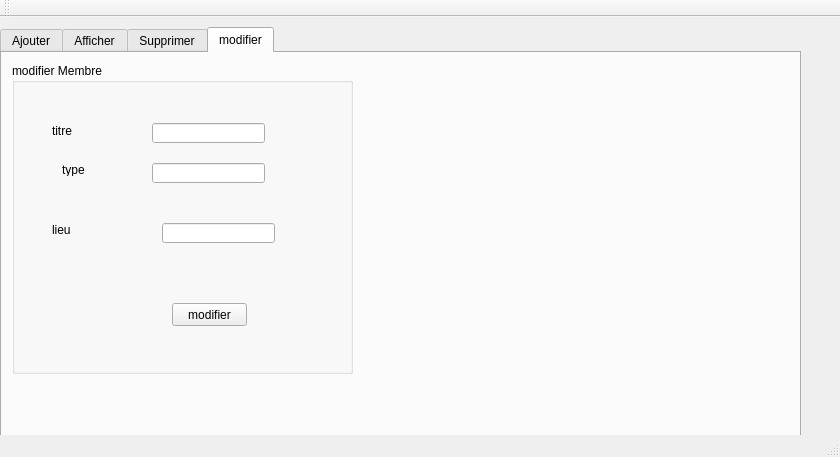
<?xml version="1.0" encoding="UTF-8"?>
<ui version="4.0">
 <class>MainWindow</class>
 <widget class="QMainWindow" name="MainWindow">
  <property name="geometry">
   <rect>
    <x>0</x>
    <y>0</y>
    <width>840</width>
    <height>457</height>
   </rect>
  </property>
  <property name="windowTitle">
   <string>Gestion des étudiants</string>
  </property>
  <widget class="QWidget" name="centralWidget">
   <widget class="QTabWidget" name="tabWidget">
    <property name="geometry">
     <rect>
      <x>0</x>
      <y>10</y>
      <width>801</width>
      <height>411</height>
     </rect>
    </property>
    <property name="currentIndex">
     <number>3</number>
    </property>
    <widget class="QWidget" name="tab">
     <attribute name="title">
      <string>Ajouter</string>
     </attribute>
     <widget class="QLabel" name="label">
      <property name="geometry">
       <rect>
        <x>20</x>
        <y>50</y>
        <width>61</width>
        <height>16</height>
       </rect>
      </property>
      <property name="text">
       <string>titre</string>
      </property>
     </widget>
     <widget class="QLabel" name="label_2">
      <property name="geometry">
       <rect>
        <x>30</x>
        <y>90</y>
        <width>47</width>
        <height>13</height>
       </rect>
      </property>
      <property name="text">
       <string>type</string>
      </property>
     </widget>
     <widget class="QLabel" name="label_3">
      <property name="geometry">
       <rect>
        <x>20</x>
        <y>140</y>
        <width>47</width>
        <height>13</height>
       </rect>
      </property>
      <property name="text">
       <string>lieu</string>
      </property>
     </widget>
     <widget class="QLineEdit" name="lineEdit_titre">
      <property name="geometry">
       <rect>
        <x>160</x>
        <y>50</y>
        <width>113</width>
        <height>20</height>
       </rect>
      </property>
     </widget>
     <widget class="QLineEdit" name="lineEdit_type">
      <property name="geometry">
       <rect>
        <x>160</x>
        <y>90</y>
        <width>113</width>
        <height>20</height>
       </rect>
      </property>
     </widget>
     <widget class="QLineEdit" name="lineEdit_lieu">
      <property name="geometry">
       <rect>
        <x>160</x>
        <y>130</y>
        <width>113</width>
        <height>20</height>
       </rect>
      </property>
     </widget>
     <widget class="QPushButton" name="pb_ajouter">
      <property name="geometry">
       <rect>
        <x>230</x>
        <y>280</y>
        <width>75</width>
        <height>23</height>
       </rect>
      </property>
      <property name="text">
       <string>Ajouter</string>
      </property>
     </widget>
     <widget class="Line" name="line">
      <property name="geometry">
       <rect>
        <x>360</x>
        <y>0</y>
        <width>20</width>
        <height>321</height>
       </rect>
      </property>
      <property name="orientation">
       <enum>Qt::Vertical</enum>
      </property>
     </widget>
     <widget class="QGroupBox" name="evenement">
      <property name="geometry">
       <rect>
        <x>0</x>
        <y>10</y>
        <width>341</width>
        <height>311</height>
       </rect>
      </property>
      <property name="title">
       <string>Ajouter Membre</string>
      </property>
     </widget>
     <widget class="QGroupBox" name="participant">
      <property name="geometry">
       <rect>
        <x>400</x>
        <y>10</y>
        <width>361</width>
        <height>311</height>
       </rect>
      </property>
      <property name="title">
       <string>Ajouter Fonction</string>
      </property>
      <widget class="QLineEdit" name="lineEdit_nom">
       <property name="geometry">
        <rect>
         <x>210</x>
         <y>40</y>
         <width>113</width>
         <height>22</height>
        </rect>
       </property>
      </widget>
      <widget class="QLineEdit" name="lineEdit_prenom">
       <property name="geometry">
        <rect>
         <x>210</x>
         <y>80</y>
         <width>113</width>
         <height>22</height>
        </rect>
       </property>
      </widget>
      <widget class="QLineEdit" name="lineEdit_adresse">
       <property name="geometry">
        <rect>
         <x>210</x>
         <y>120</y>
         <width>113</width>
         <height>22</height>
        </rect>
       </property>
      </widget>
      <widget class="QLabel" name="label_7">
       <property name="geometry">
        <rect>
         <x>50</x>
         <y>40</y>
         <width>71</width>
         <height>16</height>
        </rect>
       </property>
       <property name="text">
        <string>nom</string>
       </property>
      </widget>
      <widget class="QLabel" name="label_8">
       <property name="geometry">
        <rect>
         <x>50</x>
         <y>80</y>
         <width>56</width>
         <height>16</height>
        </rect>
       </property>
       <property name="text">
        <string>prenom</string>
       </property>
      </widget>
      <widget class="QLabel" name="label_9">
       <property name="geometry">
        <rect>
         <x>50</x>
         <y>120</y>
         <width>81</width>
         <height>20</height>
        </rect>
       </property>
       <property name="text">
        <string>adresse</string>
       </property>
      </widget>
      <widget class="QPushButton" name="pb_ajouter_2">
       <property name="geometry">
        <rect>
         <x>110</x>
         <y>230</y>
         <width>75</width>
         <height>23</height>
        </rect>
       </property>
       <property name="text">
        <string>Ajouter</string>
       </property>
      </widget>
     </widget>
     <widget class="QToolButton" name="toolButton">
      <property name="geometry">
       <rect>
        <x>770</x>
        <y>0</y>
        <width>27</width>
        <height>22</height>
       </rect>
      </property>
      <property name="text">
       <string>...</string>
      </property>
     </widget>
     <zorder>evenement</zorder>
     <zorder>label</zorder>
     <zorder>label_2</zorder>
     <zorder>label_3</zorder>
     <zorder>lineEdit_titre</zorder>
     <zorder>lineEdit_type</zorder>
     <zorder>lineEdit_lieu</zorder>
     <zorder>pb_ajouter</zorder>
     <zorder>line</zorder>
     <zorder>participant</zorder>
     <zorder>toolButton</zorder>
    </widget>
    <widget class="QWidget" name="tab_2">
     <attribute name="title">
      <string>Afficher</string>
     </attribute>
     <widget class="QTableView" name="tabetudiant">
      <property name="geometry">
       <rect>
        <x>20</x>
        <y>50</y>
        <width>311</width>
        <height>261</height>
       </rect>
      </property>
     </widget>
     <widget class="QTableView" name="tabparticipant">
      <property name="geometry">
       <rect>
        <x>450</x>
        <y>30</y>
        <width>301</width>
        <height>281</height>
       </rect>
      </property>
     </widget>
     <widget class="QGroupBox" name="groupBox_3">
      <property name="geometry">
       <rect>
        <x>10</x>
        <y>10</y>
        <width>341</width>
        <height>311</height>
       </rect>
      </property>
      <property name="title">
       <string>Afficher Membre</string>
      </property>
     </widget>
     <widget class="QGroupBox" name="groupBox_4">
      <property name="geometry">
       <rect>
        <x>430</x>
        <y>10</y>
        <width>341</width>
        <height>311</height>
       </rect>
      </property>
      <property name="title">
       <string>Afficher Fonction</string>
      </property>
     </widget>
     <widget class="Line" name="line_2">
      <property name="geometry">
       <rect>
        <x>373</x>
        <y>0</y>
        <width>20</width>
        <height>321</height>
       </rect>
      </property>
      <property name="orientation">
       <enum>Qt::Vertical</enum>
      </property>
     </widget>
     <widget class="QPushButton" name="pb_rechercher">
      <property name="geometry">
       <rect>
        <x>110</x>
        <y>340</y>
        <width>75</width>
        <height>23</height>
       </rect>
      </property>
      <property name="text">
       <string>rechercher</string>
      </property>
     </widget>
     <widget class="QLineEdit" name="lineEditrech">
      <property name="geometry">
       <rect>
        <x>210</x>
        <y>340</y>
        <width>113</width>
        <height>20</height>
       </rect>
      </property>
     </widget>
     <widget class="QPushButton" name="pb_tri">
      <property name="geometry">
       <rect>
        <x>20</x>
        <y>340</y>
        <width>75</width>
        <height>23</height>
       </rect>
      </property>
      <property name="text">
       <string>tri</string>
      </property>
     </widget>
     <zorder>groupBox_4</zorder>
     <zorder>groupBox_3</zorder>
     <zorder>tabetudiant</zorder>
     <zorder>tabparticipant</zorder>
     <zorder>line_2</zorder>
     <zorder>pb_rechercher</zorder>
     <zorder>lineEditrech</zorder>
     <zorder>pb_tri</zorder>
    </widget>
    <widget class="QWidget" name="tab_3">
     <attribute name="title">
      <string>Supprimer</string>
     </attribute>
     <widget class="QGroupBox" name="groupBox_5">
      <property name="geometry">
       <rect>
        <x>0</x>
        <y>10</y>
        <width>391</width>
        <height>301</height>
       </rect>
      </property>
      <property name="title">
       <string>Voulez-vous supprimer un membre et sa fonction ?</string>
      </property>
      <widget class="QLineEdit" name="lineEdit_id_2">
       <property name="geometry">
        <rect>
         <x>200</x>
         <y>70</y>
         <width>113</width>
         <height>20</height>
        </rect>
       </property>
      </widget>
      <widget class="QLabel" name="label_4">
       <property name="geometry">
        <rect>
         <x>90</x>
         <y>70</y>
         <width>61</width>
         <height>16</height>
        </rect>
       </property>
       <property name="text">
        <string>Identifiant</string>
       </property>
      </widget>
      <widget class="QPushButton" name="pb_supprimer">
       <property name="geometry">
        <rect>
         <x>290</x>
         <y>130</y>
         <width>75</width>
         <height>23</height>
        </rect>
       </property>
       <property name="text">
        <string>Supprimer</string>
       </property>
      </widget>
     </widget>
    </widget>
    <widget class="QWidget" name="tab_4">
     <attribute name="title">
      <string>modifier</string>
     </attribute>
     <widget class="QGroupBox" name="evenement_2">
      <property name="geometry">
       <rect>
        <x>10</x>
        <y>10</y>
        <width>341</width>
        <height>311</height>
       </rect>
      </property>
      <property name="title">
       <string>modifier Membre</string>
      </property>
      <widget class="QLabel" name="label_5">
       <property name="geometry">
        <rect>
         <x>40</x>
         <y>60</y>
         <width>61</width>
         <height>16</height>
        </rect>
       </property>
       <property name="text">
        <string>titre</string>
       </property>
      </widget>
      <widget class="QLabel" name="label_6">
       <property name="geometry">
        <rect>
         <x>50</x>
         <y>100</y>
         <width>47</width>
         <height>13</height>
        </rect>
       </property>
       <property name="text">
        <string>type</string>
       </property>
      </widget>
      <widget class="QLabel" name="label_10">
       <property name="geometry">
        <rect>
         <x>40</x>
         <y>160</y>
         <width>47</width>
         <height>13</height>
        </rect>
       </property>
       <property name="text">
        <string>lieu</string>
       </property>
      </widget>
      <widget class="QLineEdit" name="lineEdit_titre_2">
       <property name="geometry">
        <rect>
         <x>140</x>
         <y>60</y>
         <width>113</width>
         <height>20</height>
        </rect>
       </property>
      </widget>
      <widget class="QLineEdit" name="lineEdit_type_2">
       <property name="geometry">
        <rect>
         <x>140</x>
         <y>100</y>
         <width>113</width>
         <height>20</height>
        </rect>
       </property>
      </widget>
      <widget class="QLineEdit" name="lineEdit_type_3">
       <property name="geometry">
        <rect>
         <x>150</x>
         <y>160</y>
         <width>113</width>
         <height>20</height>
        </rect>
       </property>
      </widget>
      <widget class="QPushButton" name="pb_modifier">
       <property name="geometry">
        <rect>
         <x>160</x>
         <y>240</y>
         <width>75</width>
         <height>23</height>
        </rect>
       </property>
       <property name="text">
        <string>modifier</string>
       </property>
      </widget>
     </widget>
    </widget>
   </widget>
  </widget>
  <widget class="QMenuBar" name="menuBar">
   <property name="geometry">
    <rect>
     <x>0</x>
     <y>0</y>
     <width>840</width>
     <height>21</height>
    </rect>
   </property>
  </widget>
  <widget class="QToolBar" name="mainToolBar">
   <attribute name="toolBarArea">
    <enum>TopToolBarArea</enum>
   </attribute>
   <attribute name="toolBarBreak">
    <bool>false</bool>
   </attribute>
  </widget>
  <widget class="QStatusBar" name="statusBar"/>
 </widget>
 <layoutdefault spacing="6" margin="11"/>
 <resources/>
 <connections/>
</ui>
